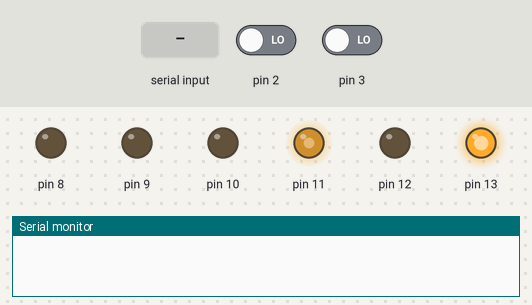
Simulated run of this sketch. Board: Arduino Uno, built with avr-gcc and run on an emulated ATmega328P. Parts: output pins drawn as LEDs (lit = HIGH), the last lines printed to the serial monitor. The inputs (shaded band) are chosen by the test bench; at power-on: pin 2 LOW, pin 3 LOW.

Above: at 0.01 s.
At 1.3 s:
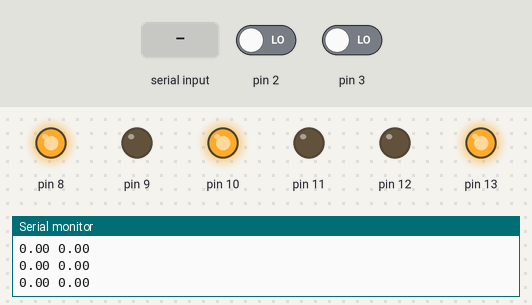
1.4 s: "h" received over Serial
At 2.5 s:
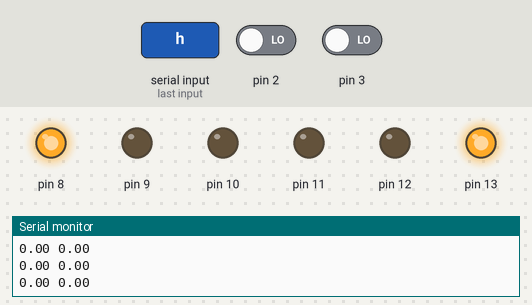
Timing chart, 0 to 4.4 s (numbered marks = the images above; inputs shaded):
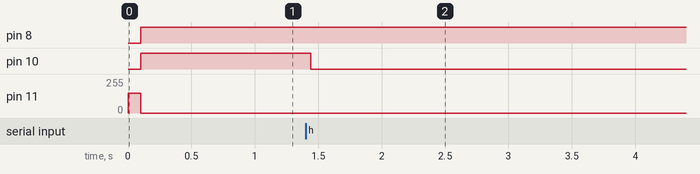

Measured:
- after the input at 1.4 s, pin 10: HIGH → LOW at once

The sketch:

Diff_drive.ino
```cpp
#include <PID_v1.h>

class motor
{
  public:
  motor(int inA, int inB, int pwm_pin, int encA, int encB)
  {
    INA = inA;
    INB = inB;
    PWM_pin = pwm_pin;
    ENCA = encA;
    ENCB = encB;
  }

  void init_pins()
  {
    pinMode(INA,OUTPUT);
    pinMode(INB,OUTPUT);
    pinMode(PWM_pin,OUTPUT);
    pinMode(ENCA,INPUT);
    pinMode(ENCB,INPUT);
  }

  int get_encA() {return ENCA;}
  int get_encB() {return ENCB;}

  void set_pwm(int pwm_val)
  {
    pwm_val = constrain(pwm_val,-255,255);
    if (pwm_val>=0)
    {
      digitalWrite(INA,HIGH);
      digitalWrite(INB,LOW);
      analogWrite(PWM_pin,pwm_val);
    }
    else
    {
      digitalWrite(INA,LOW);
      digitalWrite(INB,HIGH);
      analogWrite(PWM_pin,abs(pwm_val));
    }
  }

  private:
  int INA,INB,PWM_pin,ENCA,ENCB;
};

class filter
{
  public:
  double prev_m_vel = 0.0, flt_vel=0.0; // previous motor velocity, filtered value

  void calc_output(double M_vel)
  {
    flt_vel = 0.854*flt_vel + 0.072*M_vel + 0.072*prev_m_vel;
    prev_m_vel = M_vel;
  }
};

////////////////////////////////////

#define ENCA_l 2
#define ENCB_l 4
#define ENCA_r 3
#define ENCB_r 5
#define PPR 140

#define sample_time 10     // in ms, 100 Hz
long int curr_T =0, last_T =0; // for dT calculation

///////////////// Left Motor /////////////////////

double left_ref_vel=0.0, left_state_vel=0.0, left_pwm=0.0;  //Define Variables we'll be connecting to PID block

filter left_m_filter; // Filter object for measured motor velocity filtering

double Kp_l=4, Ki_l=70, Kd_l=0.007;   // Controller Gains

PID leftPID(&left_state_vel, &left_pwm, &left_ref_vel, Kp_l, Ki_l, Kd_l, DIRECT); // PID controller object

motor left_motor(13,12,11,ENCA_l,ENCB_l);  // Motor object

volatile long int left_pos = 0;
double left_vel = 0;
long int left_pos_prev = 0;

void readLeftEncoder()
{
  int b = digitalRead(left_motor.get_encB());

  if(b>0)
  {
    left_pos++;
  }
  else
  {
    left_pos--;
  }
}

///////////////// Right Motor /////////////////////

double right_ref_vel=0.0, right_state_vel=0.0, right_pwm=0.0;  //Define Variables we'll be connecting to PID block

filter right_m_filter; // Filter object for measured motor velocity filtering

double Kp_r=3.0, Ki_r=20.0, Kd_r=0.007;  // Controller Gains

PID rightPID(&right_state_vel, &right_pwm, &right_ref_vel, Kp_r, Ki_r, Kd_r, DIRECT); // PID controller object

motor right_motor(8,9,10,ENCA_r,ENCB_r);  // Motor object

volatile long int right_pos = 0;
double right_vel = 0;
long int right_pos_prev = 0;

void readRightEncoder()
{
  int b = digitalRead(right_motor.get_encB());

  if(b>0)
  {
    right_pos++;
  }
  else
  {
    right_pos--;
  }
}

//////////////////////////////////////////////////////////

void setup() {

  Serial.begin(9600);

  left_motor.init_pins();
  left_motor.set_pwm(150);
  attachInterrupt(digitalPinToInterrupt(left_motor.get_encA()),readLeftEncoder,RISING);
  left_ref_vel = (double)-150.0;
  leftPID.SetMode(AUTOMATIC);

  right_motor.init_pins();
  left_motor.set_pwm(150);
  attachInterrupt(digitalPinToInterrupt(right_motor.get_encA()),readRightEncoder,RISING);
  right_ref_vel = (double)150.0;
  rightPID.SetMode(AUTOMATIC);


  delay(100);
}

void loop() {

  curr_T = millis();

  if(curr_T-last_T > sample_time)
  {
    double dT = (double)(curr_T - last_T)*1e-3;

    long int curr_left_pos = left_pos;
    left_vel = (double)(curr_left_pos - left_pos_prev)/dT;  // Measure the current velocity of left motor
    left_pos_prev = curr_left_pos;

    long int curr_right_pos = right_pos;
    right_vel = (double)(curr_right_pos - right_pos_prev)/dT;  // Measure the current velocity of right motor
    right_pos_prev = curr_right_pos;


    // Low Pass Filtering ; Cutoff freq = 25Hz
    left_m_filter.calc_output(left_vel);
    left_state_vel = left_m_filter.flt_vel;

    right_m_filter.calc_output(right_vel);
    right_state_vel = right_m_filter.flt_vel;

    leftPID.Compute();
    rightPID.Compute();

    left_motor.set_pwm(left_pwm);
    right_motor.set_pwm(right_pwm);


    last_T = curr_T;

  }

  if (Serial.available())
  {
    char a = Serial.read();
    if (a=='h') {left_ref_vel = -150; right_ref_vel = -150;}
    else if (a=='j') {left_ref_vel = -200; right_ref_vel = -200;}
    else if (a=='k') {left_ref_vel = -300; right_ref_vel = -300;}
    else if (a=='l') {left_ref_vel = -400; right_ref_vel = -400;}
  }

//  Serial.print(left_ref_vel);Serial.print(" ");Serial.print(left_state_vel);Serial.print(" ");
//  Serial.print(right_ref_vel);Serial.print(" ");Serial.println(right_state_vel);

  Serial.print(left_state_vel);Serial.print(" ");Serial.println(right_state_vel);
}
```
